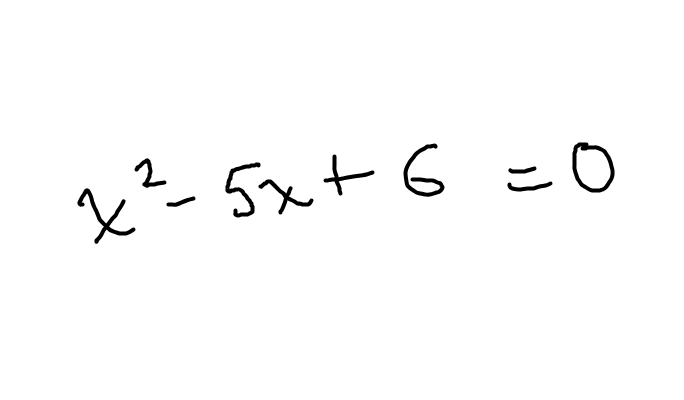
#> input picture test.png, 684 x 400 px
$ python -i ConnectedComponentAnalysis.py   (imports and definitions only)
#> lines starting #> are read from the running program, lines starting #| are printed output that depends on the picture; after the words box and inside, x2 and y2 are one past the last pixel; in counts of white or black regions, pixels touching at a corner belong together
import sys
import os

# Ensure the parent directories are accessible
sys.path.append(os.path.abspath(os.path.join(os.path.dirname(__file__), '..')))
sys.path.append(os.path.abspath(os.path.join(os.path.dirname(__file__), '../..')))


import cv2
import numpy as np
import os

def connected_component_analysis(image_path, save_dir=os.path.join(os.getcwd(), "cache/final_letters"), output_size=(32, 32)):
    """Applies Connected Component Analysis (CCA) to segment characters in an image from left to right.
       Ensures all output images have the same dimensions.
    """
#> called with image_path = '../test.png', save_dir = 'Preprocessing/cache/final_letters', output_size = (32, 32)

    # Load the image in grayscale
    img = cv2.imread(image_path, cv2.IMREAD_GRAYSCALE)
#> img is the input picture: shape (400, 684); min 0, max 255, mean 251.7
    if img is None:
        raise ValueError(f"Could not read image at {image_path}")

    # Apply binary threshold with inversion
    _, binary = cv2.threshold(img, 0, 255, cv2.THRESH_BINARY_INV + cv2.THRESH_OTSU)
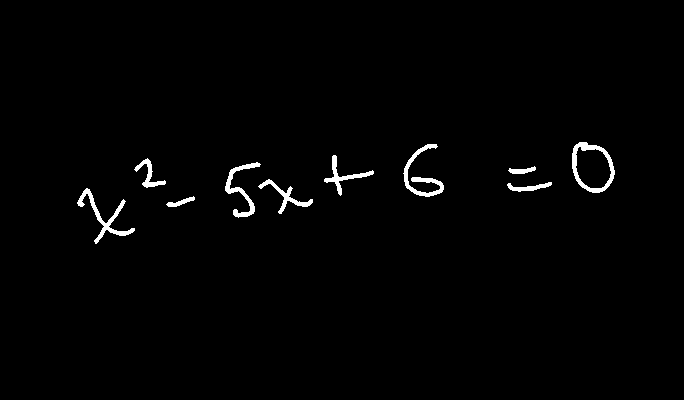
#> binary: shape (400, 684); 1.4% white; 10 white regions, largest, box (x1, y1, x2, y2) and area: (572, 142, 615, 193) 612, (77, 188, 135, 244) 580, (403, 144, 444, 197) 558

    # Perform Connected Component Analysis
    num_labels, labels, stats, centroids = cv2.connectedComponentsWithStats(binary, connectivity=8)
#> labels: shape (400, 684) int32; 11 distinct labels, from 0 to 10
#> num_labels = 11; stats = [[0, 0, 684, 400, 269901], [572, 142, 43, 51, 612], [403, 144, 41, 53, 558], [324, 155, 50, 41, 373], [134, 158, 32, 30, 268], [225, 162, 36, 56, 492], [508, 166, 28, 8, 125], [258, 179, 55, 35, 367], [507, 182, 45, 10, 199], [77, 188, 58, 56, 580], [166, 196, 29, 11, 125]]; centroids = [[341.6, 199.7], [591.2, 165.7], [421.2, 175], [343, 175.3], [148.6, 174.4], [240.7, 189.3], [521.5, 170.2], [285.4, 195.8], [528.5, 186.9], [103.8, 216.2], [180.2, 201.8]]

    # Create output directory if not exists
    os.makedirs(save_dir, exist_ok=True)

    # Create a color output image for visualization
    output = cv2.cvtColor(binary, cv2.COLOR_GRAY2BGR)

    # **Sort bounding boxes by x-coordinate (left to right)**
    sorted_indices = sorted(range(1, num_labels), key=lambda i: stats[i][0])  # Sorting by 'x' value
#> sorted_indices = [9, 4, 10, 5, 7, 3, 2, 8, 6, 1]

    # Loop through detected components in sorted order
    for i, idx in enumerate(sorted_indices):
        x, y, w, h, area = stats[idx]

        # Ignore very small components (likely noise)
        if area < 10:
            continue

        # Draw bounding box around each character
        cv2.rectangle(output, (x, y), (x + w, y + h), (0, 255, 0), 2)

        # Extract the individual character image
        char_img = binary[y:y+h, x:x+w]

        # **Resize while maintaining aspect ratio**
        char_img = resize_with_padding(char_img, output_size)

        # Save the resized character image
        char_filename = f"{save_dir}/char_{i+1}.png"
        cv2.imwrite(char_filename, char_img)
#> this loop made 10 passes
#> (idx, x, y, area, scale in resize_with_padding, new_w in resize_with_padding) on passes 1 to 10: (9, 77, 188, 580, 0.552, 32), (4, 134, 158, 268, 1, 32), (10, 166, 196, 125, 1.1, 32), (5, 225, 162, 492, 0.571, 20), (7, 258, 179, 367, 0.582, 32), (3, 324, 155, 373, 0.64, 32), (2, 403, 144, 558, 0.604, 24), (8, 507, 182, 199, 0.711, 32), (6, 508, 166, 125, 1.14, 32), (1, 572, 142, 612, 0.627, 26)
#> pass 1, in connected_component_analysis, `char_img = binary[y:y+h, x:x+w]`:
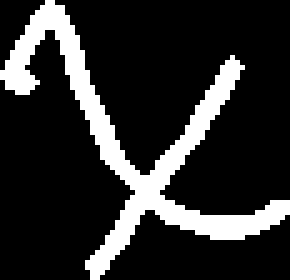
#> char_img: shape (56, 58) (shown 5 times larger); 17.9% white; 1 white region, box (x1, y1, x2, y2) and area: (0, 0, 58, 56) 580
#> pass 1, in resize_with_padding, `resized = cv2.resize(image, (new_w, new_h), interpolation=cv2.INTER_AR..`:
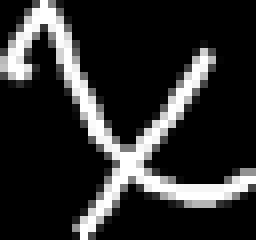
#> resized: shape (30, 32) (shown 8 times larger); min 0, max 255, mean 45.5
#> pass 1, in connected_component_analysis, `char_img = resize_with_padding(char_img, output_size)`:
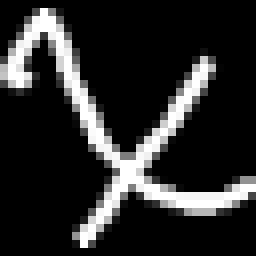
#> char_img: shape (32, 32) (shown 8 times larger); min 0, max 255, mean 42.7
#> pass 2, in connected_component_analysis, `char_img = binary[y:y+h, x:x+w]`:
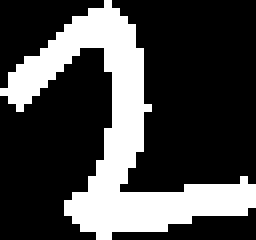
#> char_img: shape (30, 32) (shown 8 times larger); 27.9% white; 1 white region, box (x1, y1, x2, y2) and area: (0, 0, 32, 30) 268
#> after the loop:
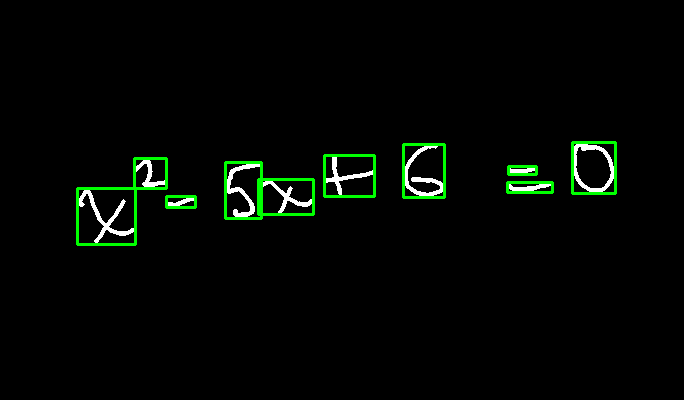
#> output: shape (400, 684, 3); mean B, G, R 3.2, 7.4, 3.2

    # Save the labeled output image
    cv2.imwrite(os.path.join(os.getcwd(), "cache/cca_output.png"), output)
    # print(f"Identified {num_labels - 1} characters (sorted left to right).")
    # print(f'Final images have been saved to {save_dir}')

def resize_with_padding(image, target_size):
    """Resizes an image to the target size while maintaining aspect ratio by adding padding."""
    h, w = image.shape
    target_w, target_h = target_size

    # Calculate scale and new size
    scale = min(target_w / w, target_h / h)
    new_w, new_h = int(w * scale), int(h * scale)

    # Resize image
    resized = cv2.resize(image, (new_w, new_h), interpolation=cv2.INTER_AREA)

    # Create a blank canvas and place the resized image in the center
    padded = np.ones((target_h, target_w), dtype=np.uint8) * 0  # Black background
    x_offset = (target_w - new_w) // 2
    y_offset = (target_h - new_h) // 2
    padded[y_offset:y_offset+new_h, x_offset:x_offset+new_w] = resized

    return padded

>>> result = connected_component_analysis('../test.png')
